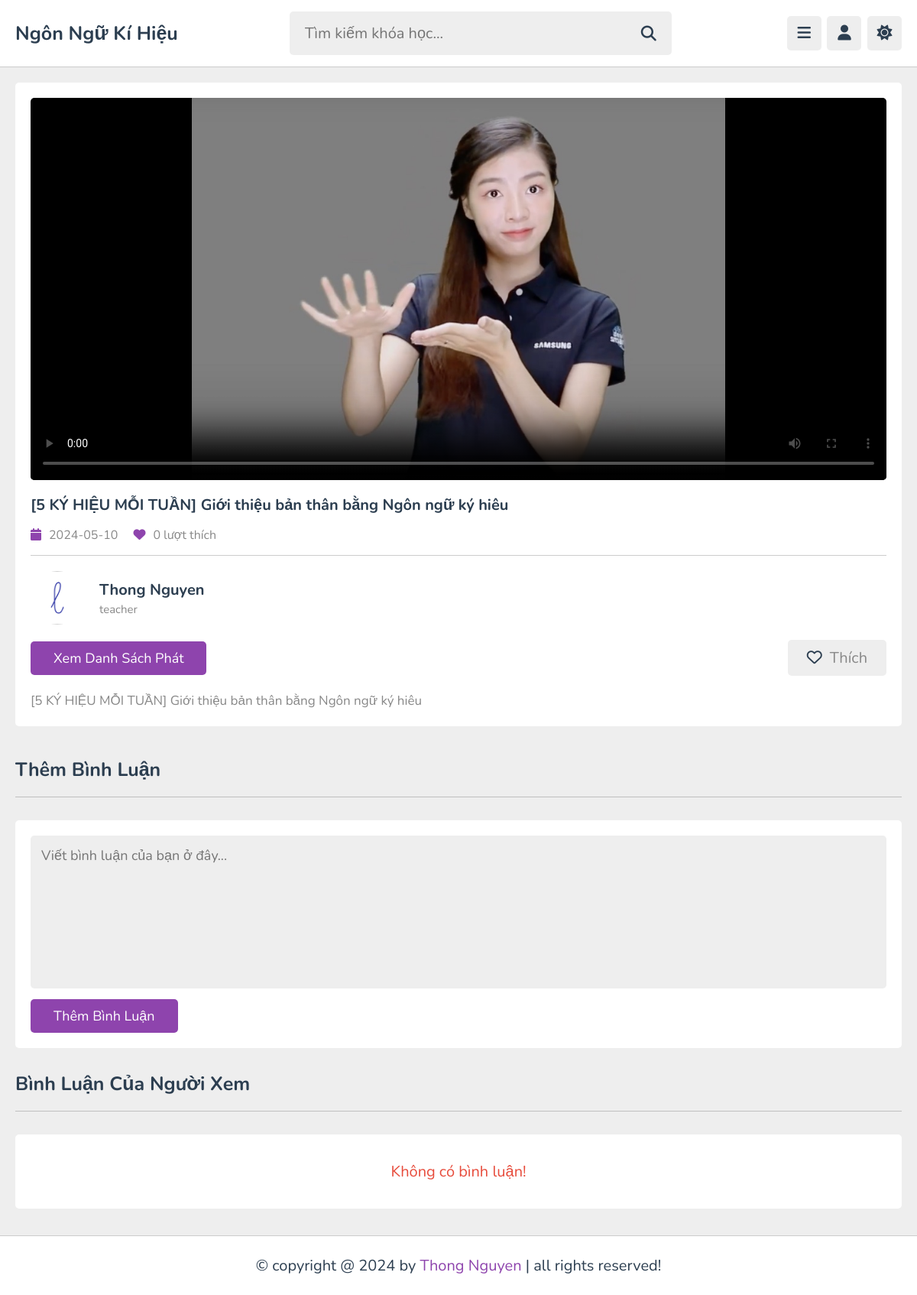
/watch_video.php?get_id=O6AgXOcj5hD7HV64Wg2R (signed in), run on the app's committed database.
### tables this page shows
CREATE TABLE `content` (
  `id` varchar(20) NOT NULL,
  `tutor_id` varchar(20) NOT NULL,
  `playlist_id` varchar(20) NOT NULL,
  `title` varchar(100) NOT NULL,
  `description` varchar(1000) NOT NULL,
  `video` varchar(100) NOT NULL,
  `thumb` varchar(100) NOT NULL,
  `date` date NOT NULL DEFAULT current_timestamp(),
  `status` varchar(20) NOT NULL DEFAULT 'deactive'
);

CREATE TABLE `tutors` (
  `id` varchar(20) NOT NULL,
  `name` varchar(50) NOT NULL,
  `profession` varchar(50) NOT NULL,
  `email` varchar(50) NOT NULL,
  `password` varchar(50) NOT NULL,
  `image` varchar(100) NOT NULL
);

### watch_video.php (the view, shortened to what this page needs)
<?php
include 'components/connect.php';
if(isset($_COOKIE['user_id'])){
   $user_id = $_COOKIE['user_id'];
}else{
   $user_id = '';
}
if(isset($_GET['get_id'])){
   $get_id = $_GET['get_id'];
}else{
   $get_id = '';
   header('location:home.php');
}
?>
<!DOCTYPE html>
<html lang="vi">
<head>
   <link rel="stylesheet" href="https://cdnjs.cloudflare.com/ajax/libs/font-awesome/6.2.0/css/all.min.css">
   <link rel="stylesheet" href="css/style.css">
</head>
<body>
<?php include 'components/user_header.php'; ?>
<section class="watch-video">
   <?php
      $select_content = $conn->prepare("SELECT * FROM `content` WHERE id = ? AND status = ?");
      $select_content->execute([$get_id, 'active']);
      if($select_content->rowCount() > 0){
         while($fetch_content = $select_content->fetch(PDO::FETCH_ASSOC)){
            $content_id = $fetch_content['id'];
            $select_likes = $conn->prepare("SELECT * FROM `likes` WHERE content_id = ?");
            $select_likes->execute([$content_id]);
            $total_likes = $select_likes->rowCount();
            $verify_likes = $conn->prepare("SELECT * FROM `likes` WHERE user_id = ? AND content_id = ?");
            $verify_likes->execute([$user_id, $content_id]);
            $select_tutor = $conn->prepare("SELECT * FROM `tutors` WHERE id = ? LIMIT 1");
            $select_tutor->execute([$fetch_content['tutor_id']]);
            $fetch_tutor = $select_tutor->fetch(PDO::FETCH_ASSOC);
   ?>
   <div class="video-details">
      <video src="uploaded_files/<?= $fetch_content['video']; ?>" class="video" poster="uploaded_files/<?= $fetch_content['thumb']; ?>" controls autoplay></video>
      <h3 class="title"><?= $fetch_content['title']; ?></h3>
      <div class="info">
         <p><i class="fas fa-calendar"></i><span><?= $fetch_content['date']; ?></span></p>
         <p><i class="fas fa-heart"></i><span><?= $total_likes; ?> lượt thích</span></p>
      </div>
      <div class="tutor">
         <img src="uploaded_files/<?= $fetch_tutor['image']; ?>" alt="">
         <div>
            <h3><?= $fetch_tutor['name']; ?></h3>
            <span><?= $fetch_tutor['profession']; ?></span>
         </div>
      </div>
      <form action="" method="post" class="flex">
         <a href="playlist.php?get_id=<?= $fetch_content['playlist_id']; ?>" class="inline-btn">Xem danh sách phát</a>
         <?php
            if($verify_likes->rowCount() > 0){
         ?>
         <button type="submit" name="like_content"><i class="fas fa-heart"></i><span>Đã thích</span></button>
         <?php
         }else{
         ?>
         <button type="submit" name="like_content"><i class="far fa-heart"></i><span>Thích</span></button>
         <?php
            }
         ?>
      </form>
      <div class="description"><p><?= $fetch_content['description']; ?></p></div>
   </div>
   <?php
         }
      }else{
         echo '<p class="empty">Chưa có video nào được thêm!</p>';
      }
   ?>
</section>
<section class="comments">
   <h1 class="heading">Thêm bình luận</h1>
   <form action="" method="post" class="add-comment">
      <textarea name="comment_box" required placeholder="Viết bình luận của bạn ở đây..." maxlength="1000" cols="30" rows="10"></textarea>
      <input type="submit" value="Thêm bình luận" name="add_comment" class="inline-btn">
   </form>
   <h1 class="heading">Bình luận của người xem</h1>
   <div class="show-comments">
      <?php
         $select_comments = $conn->prepare("SELECT * FROM `comments` WHERE content_id = ?");
         $select_comments->execute([$get_id]);
         if($select_comments->rowCount() > 0){
            while($fetch_comment = $select_comments->fetch(PDO::FETCH_ASSOC)){
               $select_commentor = $conn->prepare("SELECT * FROM `users` WHERE id = ?");
               $select_commentor->execute([$fetch_comment['user_id']]);
               $fetch_commentor = $select_commentor->fetch(PDO::FETCH_ASSOC);
      ?>
      <div class="box" style="<?php if($fetch_comment['user_id'] == $user_id){echo 'order:-1;';} ?>">
         <div class="user">
            <img src="uploaded_files/<?= $fetch_commentor['image']; ?>" alt="">
            <div>
               <h3><?= $fetch_commentor['name']; ?></h3>
               <span><?= $fetch_comment['date']; ?></span>
            </div>
         </div>
         <p class="text"><?= $fetch_comment['comment']; ?></p>
         <?php
            if($fetch_comment['user_id'] == $user_id){
         ?>
         <form action="" method="post" class="flex-btn">
            <input type="hidden" name="comment_id" value="<?= $fetch_comment['id']; ?>">
            <button type="submit" name="edit_comment" class="inline-option-btn">Sửa bình luận</button>
            <button type="submit" name="delete_comment" class="inline-delete-btn" onclick="return confirm('Xóa bình luận này?');">Xóa bình luận</button>
         </form>
         <?php
         }
         ?>
      </div>
      <?php
       }
      }else{
         echo '<p class="empty">Không có bình luận!</p>';
      }
      ?>
      </div>
</section>
<?php include 'components/footer.php'; ?>
</body>
</html>

### css/style.css (style rules this page uses)
:root { --main-color:#8e44ad; --red:#e74c3c; --oragen:#f39c12; --white:#fff; --black:#2c3e50; --light-color:#888; --light-bg:#eee; --border:.1rem solid rgba(0,0,0,.2); }
* { font-family: 'Nunito', sans-serif; margin: 0; padding: 0; box-sizing: border-box; outline: none; border: none; text-decoration: none; }
html { font-size: 62.5%; overflow-x: hidden; }
body { background-color: var(--light-bg); padding-left: 30rem; }
section { padding:2rem; max-width: 1200px; margin: 0 auto; }
.btn, .option-btn, .delete-btn, .inline-btn, .inline-option-btn, .inline-delete-btn { border-radius: .5rem; padding: 1rem 3rem; font-size: 1.8rem; color: #fff; margin-top: 1rem; text-transform: capitalize; cursor: pointer; text-align: center; }
.inline-btn, .inline-option-btn, .inline-delete-btn { display: inline-block; }
.btn, .inline-btn { background-color: var(--main-color); }
.empty { background-color: var(--white); border-radius: .5rem; padding: 1.5rem; text-align: center; width: 100%; font-size: 2rem; color: var(--red); }
.heading { padding-bottom: 1.8rem; border-bottom: var(--border); font-size: 2.5rem; color: var(--black); text-transform: capitalize; margin-bottom: 3rem; }
.watch-video .video-details { background-color: var(--white); padding: 2rem; border-radius: .5rem; }
.watch-video .video-details .video { width: 100%; border-radius: .5rem; background: #000; height: 50rem; }
.watch-video .video-details .title { font-size: 2rem; color: var(--black); padding: 1.5rem 0; }
.watch-video .video-details .info { display: flex; gap: 2rem; padding-bottom: 1.5rem; border-bottom: var(--border); }
.watch-video .video-details .info p { font-size:1.6rem; }
.watch-video .video-details .info p i { margin-right: 1rem; color: var(--main-color); }
.watch-video .video-details .info p span { color: var(--light-color); }
.watch-video .video-details .tutor { padding: 2rem 0; display: flex; align-items: center; gap: 2rem; }
.watch-video .video-details .tutor img { height: 7rem; width: 7rem; border-radius: 50%; object-fit: cover; }
.watch-video .video-details .tutor h3 { font-size: 2rem; color: var(--black); margin-bottom: .2rem; }
.watch-video .video-details .tutor span { color: var(--light-color); font-size: 1.5rem; }
.watch-video .video-details .flex { display: flex; align-items: center; gap: 1.5rem; justify-content: space-between; }
.watch-video .video-details .flex a { margin-top: 0; }
.watch-video .video-details .flex button { background-color: var(--light-bg); cursor: pointer; padding: 1rem 2.5rem; font-size: 2rem; border-radius: .5rem; }
.watch-video .video-details .flex button i { color: var(--black); margin-right: 1rem; }
.watch-video .video-details .flex button span { color: var(--light-color); }
.watch-video .video-details .description { padding-top: 2rem; }
.watch-video .video-details .description p { line-height: 1.5; font-size: 1.7rem; color: var(--light-color); white-space: pre-line; }
.comments .add-comment { background-color: var(--white); border-radius: .5rem; margin-bottom: 3rem; padding: 2rem; }
.comments .add-comment textarea { border-radius: .5rem; padding: 1.4rem; width: 100%; height: 20rem; background-color: var(--light-bg); resize: none; font-size: 1.8rem; color: var(--black); }
.comments .show-comments { background-color: var(--white); border-radius: .5rem; padding: 2rem; display: grid; gap: 2.5rem; }
@media (max-width:1200px) { body { padding-left: 0; } }

### data on the page
content: title "[5 KÝ HIỆU MỖI TUẦN] Giới thiệu bản thân bằng Ngôn ngữ ký hiêu", date "2024-05-10", total_likes "0", tutor.image (picture), tutor.name "Thong Nguyen", tutor.profession "teacher", description "[5 KÝ HIỆU MỖI TUẦN] Giới thiệu bản thân bằng Ngôn ngữ ký hiêu"
